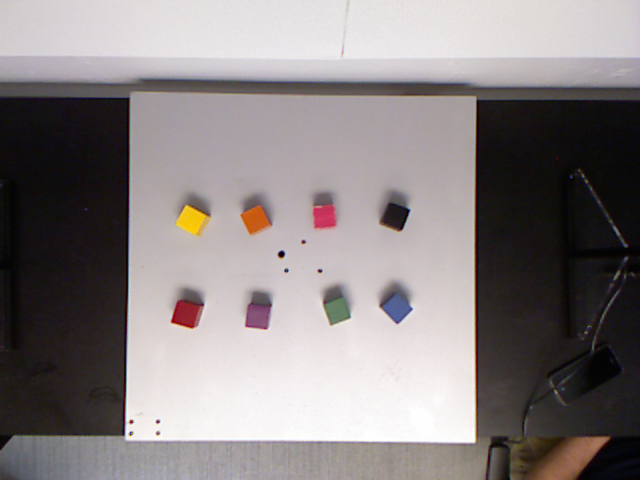
#> input picture Camera_test/ex0_bgr.png, 640 x 480 px
$ python camera_test2.py ex0_bgr.png ex1_bgr.png   (Python 2 division)   (older library calls are emulated)
#> lines starting #> are read from the running program, lines starting #| are printed output that depends on the picture; after the words box and inside, x2 and y2 are one past the last pixel; in counts of white or black regions, pixels touching at a corner belong together
import cv2
import numpy as np
import sys

def blockDetector(depthImage,rgbImage,hsvImage):
    cubeColor = ['yellow','orange','pink','black','red','purple','green','blue']
    rgbBoundaries = [ # b,g,r
        ([4, 160, 240], [50, 210, 253]), # yellow
        ([10, 85, 195], [30, 130, 205]), # orange
        ([85, 48, 189], [110, 60, 210]), # pink
        ([10, 21, 21], [50, 30, 38]), # black
        ([26, 22, 140], [60, 38, 160]), # red
        ([110, 65, 120], [127, 86, 140]), # purple
        ([94, 120, 87],[108, 130, 105]), # green
        ([130, 95, 80], [158, 99, 85]) # blue
        ]
        # hsvBoundaries = [ # h,s,v
        #     ([2, 101, 236], [30, 156, 254]), # yellow
        #     ([7, 185, 20], [12, 240, 66]), # orange
        #     ([168, 152, 232], [175, 172, 246]), # pink
        #     ([19, 5, 60], [178, 61, 79]), # black
        #     ([171, 161, 172], [178, 201, 186]), # red
        #     ([146, 60, 133], [162, 80, 154]), # purple
        #     ([52, 85, 134],[80, 119, 151]), # green
        #     ([110, 97, 159], [132, 126, 171]) # blue
        #     ]
        ## color detection in rgb image

    # initial info of cube center coord & color
    cubeCenter = []
    detectedCubeColor = []

    # use threshold to detect blocks in depth image
    (grayLower,grayUpper) = (150, 178)
    grayLower = np.array(grayLower,dtype = "uint8")
    grayUpper = np.array(grayUpper,dtype = "uint8")
    grayThreshold = cv2.inRange(depthImage,grayLower,grayUpper)

    # dilation
    kernel = np.ones((5,5),np.uint8)
    grayDilation = cv2.dilate(grayThreshold,kernel,iterations = 1)
    # find countors
    _, cubeContours, _ = cv2.findContours(grayDilation,cv2.RETR_TREE,cv2.CHAIN_APPROX_SIMPLE)

    for i in range(len(cubeContours)):
        # find center of mass
        cubeMoment = cv2.moments(cubeContours[i])
        centerX = int(cubeMoment["m10"] / cubeMoment["m00"])
        centerY = int(cubeMoment["m01"] / cubeMoment["m00"])

        # find rgb
        r = rgbImage[centerY][centerX][2]
        g = rgbImage[centerY][centerX][1]
        b = rgbImage[centerY][centerX][0]
        for j in range(len(rgbBoundaries)):
            (lower,upper) = rgbBoundaries[j]
            lower = np.array(lower, dtype="uint8")
            upper = np.array(upper, dtype="uint8")
            if r >= lower[2] and r <= upper[2] and g >= lower[1] and g <= upper[1] and b >= lower[0] and b <= upper[0] :
                # define colors
                detectedCubeColor.append(cubeColor[j])
                # draw contours
                cv2.drawContours(rgbImage,[cubeContours[i]],-1,(0,255,0),3)
                # record coords
                cubeCenter.append([centerX,centerY])
            else:
                continue
    return cubeCenter, detectedCubeColor


# [14 lines of commented-out code are left out]

if __name__ == '__main__':
    depthImage = cv2.imread(sys.argv[1])
#> depthImage is the input picture: shape (480, 640, 3); mean B, G, R 130.8, 130.6, 137.3
    rgbImage = cv2.imread(sys.argv[2])
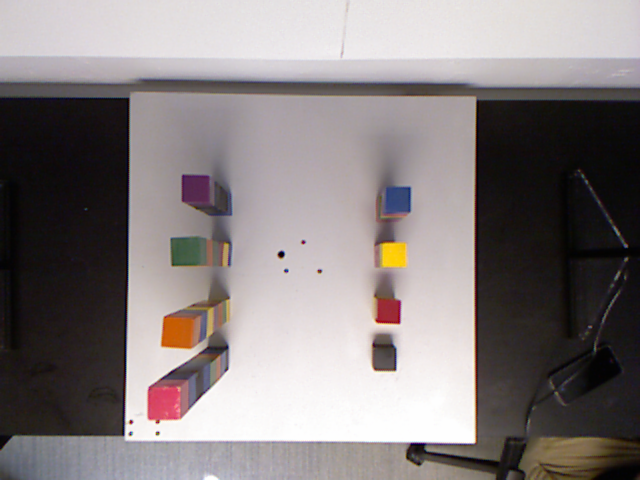
#> input picture Camera_test/ex1_bgr.png, 640 x 480 px
#> rgbImage is the input picture: shape (480, 640, 3); mean B, G, R 127, 126.8, 134
    hsvImage = cv2.cvtColor(rgbImage, cv2.COLOR_BGR2HSV)
#> hsvImage: shape (480, 640, 3); mean H, S, V 87.4, 38.6, 135.5
    (cubeCenter, detectedCubeColor) = blockDetector(depthImage,rgbImage,hsvImage)
#> in blockDetector, `grayThreshold = cv2.inRange(depthImage,grayLower,grayUpper)`:
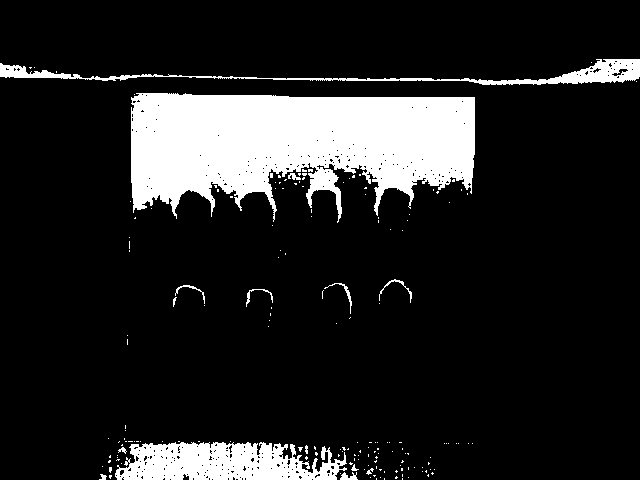
#> grayThreshold: shape (480, 640); 13.9% white; 174 white regions (159 under 20 px), largest, box (x1, y1, x2, y2) and area: (131, 93, 475, 223) 31754, (115, 442, 347, 480) 6482, (0, 59, 640, 85) 3185
#> in blockDetector, `grayDilation = cv2.dilate(grayThreshold,kernel,iterations = 1)`:
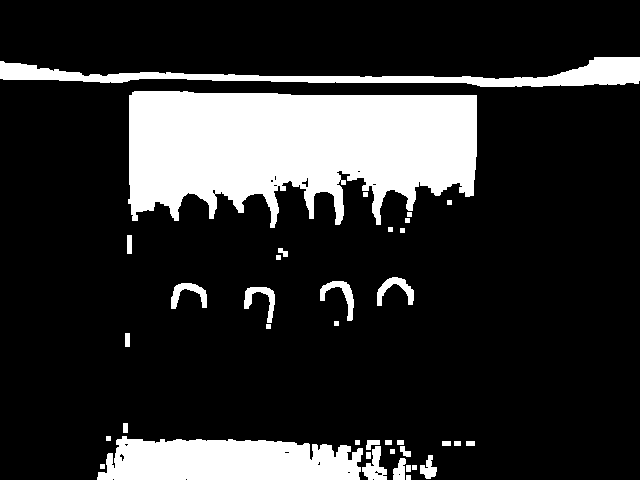
#> grayDilation: shape (480, 640); 18.2% white; 38 white regions
#> in blockDetector, `_, cubeContours, _ = cv2.findContours(grayDilation,cv2.RETR_TREE,cv2.C..`: cubeContours = 53 contours, 28 with area under 20; largest, box (x1, y1, x2, y2) and area: (128, 91, 477, 228) 35655, (97, 436, 363, 480) 9177, (0, 57, 640, 87) 5687, (362, 446, 387, 480) 398, (320, 281, 354, 321) 382
#> the loop in blockDetector, `for i in range(len(cubeContours)):` made 53 passes
#> (centerX, centerY, r, g, b) on passes 1 to 12: (408, 477, 158, 151, 148), (414, 467, 168, 155, 160), (408, 468, 167, 158, 152), (102, 466, 156, 157, 165), (399, 470, 159, 151, 144), (399, 474, 163, 150, 144), (428, 468, 160, 148, 145), (368, 455, 162, 155, 160), (392, 451, 157, 153, 152), (404, 451, 155, 141, 128), (374, 466, 160, 153, 145), (379, 473, 161, 150, 149)
#> after the loop in blockDetector, `for i in range(len(cubeContours)):`: cubeCenter = []
#> cubeCenter = []; detectedCubeColor = []
    cv2.namedWindow("window",cv2.WINDOW_AUTOSIZE)
    cv2.imshow('window', rgbImage)
    cv2.waitKey(0)
    print cubeCenter
    print detectedCubeColor
